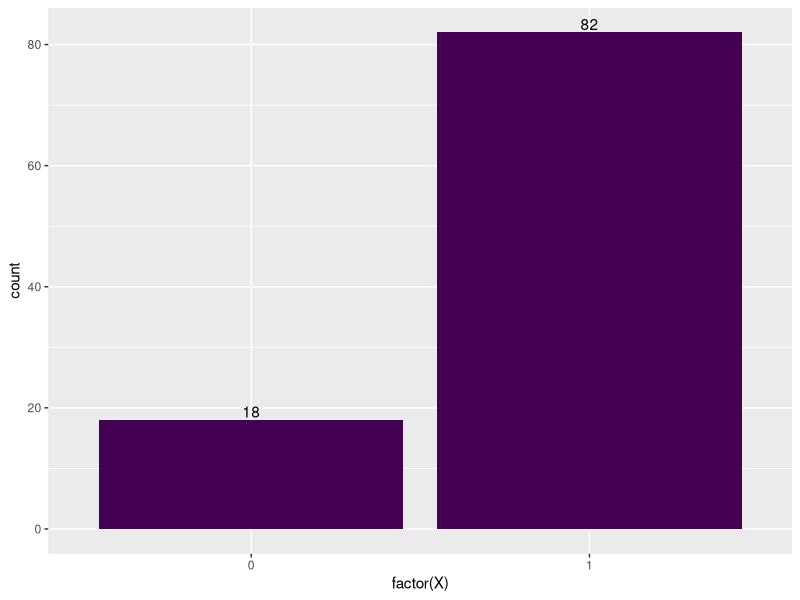
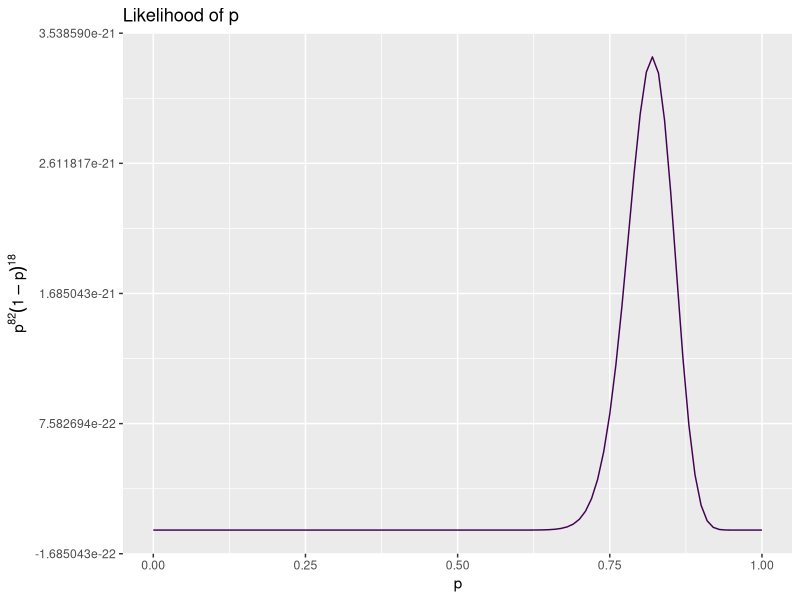
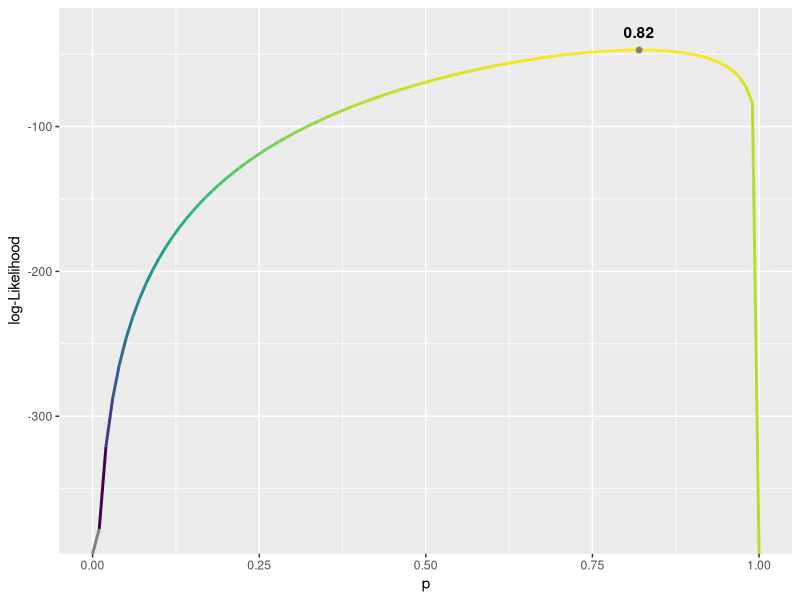

Generate these figures, in order, with R:
## ---- chunk 1
dbinom(x=9,size=10,prob=0.5)
## ---- chunk 2
library("tidyverse")
set.seed(481)
data_coins <- data.frame(X = rbinom(n=100, size=1, prob=0.8))

data_coins %>% ggplot(aes(x=factor(X), fill="")) + 
    geom_bar() +
    geom_text(aes(label=..count..), stat='count', vjust=-0.2) +
    scale_fill_viridis_d() + 
    guides(fill=FALSE, color=FALSE)

## ---- chunk 3
plot <- ggplot(data = data.frame(p = 0), mapping = aes(x = p, color=""))
binom_distrib <- function(p,n,k) (p^(k))*((1-p)^(n-k))

plot + stat_function(fun = binom_distrib, args = list(n= 100, k= 82)) + 
  xlim(0,1) + labs(title="Likelihood of p", x="p", y=expression(paste(p^{82}, (1-p)^{18})) ) +
    scale_color_viridis_d() + 
    guides(fill=FALSE, color=FALSE)
## ---- chunk 4

# log-likelihood function
ll <- function(p,n,k) {
  ell = k * log(p) + (n - k)*log(1-p)
  return(ll = ell)
}


# Evaluate the log-likelihood function for some arbitrary values
ll(p=0.1,n=100,k=82); ll(p=0.7,n=100,k=82)


# Evaluate the log-likelihood function for many possible combinatios values of p

parameter_space <- tibble(p=seq(0,1,by=0.01)) %>% 
  rowwise() %>% mutate(loglik = ll(p,n=100,k=82)) 

# Find the value of p that yield the largest value for the log-likelihood function

parameter_space %>% as.matrix() -> m
m[which.max(m[,2]),]
## ---- chunk 5
library("viridis")
parameter_space %>% as.data.frame() %>% ggplot(aes(x=p, y=loglik, colour=loglik)) + 
geom_line(size=1) + geom_point(aes(x=m[which.max(m[,2]),1], m[which.max(m[,2]),2])) +
scale_color_viridis() + guides(fill=FALSE, color=FALSE) + labs(x="p", y="log-Likelihood") +
annotate(geom="text", x=0.82, y=-35, label='bold("0.82")', color="black", parse=TRUE) 
